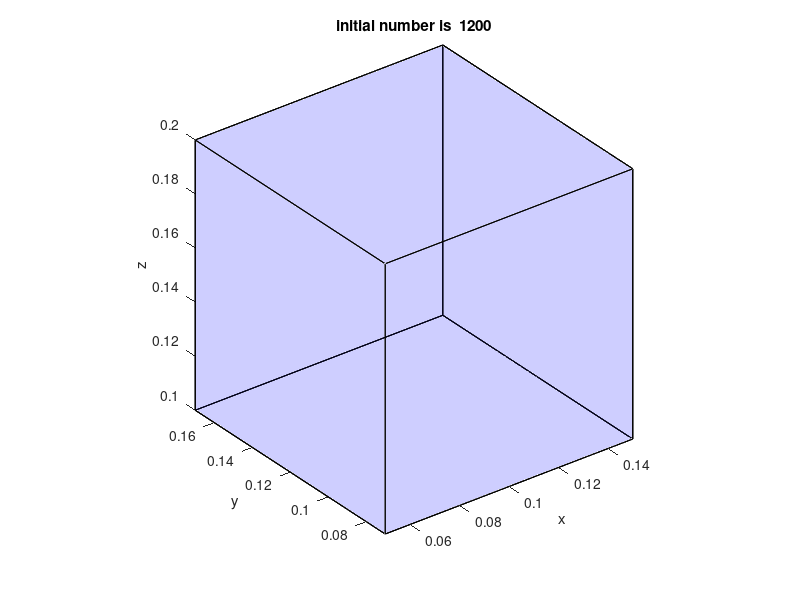

Source code (MATLAB): (Note: this script raises an error after producing the figure.)
%%  this function require the desired particle number,
% the spatial limit position. generate the frame, ainj file to initial Fluent DPM.
% read the dpm file in order to use the first 2 lines

%% use this if donot want to specify velocitypart
% define the particle number, spatial limits


 particle_number=1000; % define the particle number 
% x=-0.6  % I think the units is meter here for FUME
% y=0.11
% z=0.1

x=0.1 % I think the units is meter here. for NANO
y=0.12
z=0.15

center=[x y z];
dx=5/100
x_up=x+dx;  %define spatial position in meter
x_low=x-dx;
y_up=y+dx;
y_low=y-dx;
z_up=z+dx;
z_low=z-dx;
%% for the given vertex position, plot the frame of a cubic;
p1=[x_up y_low z_low];
p2=[x_up y_up z_low];
p3=[x_low y_up z_low];
p4=[x_low y_low z_low];
p5=[x_up y_low z_up];
p6=[x_up y_up z_up];
p7=[x_low y_up z_up];
p8=[x_low y_low z_up];
x=[p1(1) p2(1) p1(1) p1(1) p5(1) p3(1);
    p2(1) p3(1) p2(1) p4(1) p6(1) p7(1);
    p3(1) p7(1) p6(1) p8(1) p7(1) p8(1);
    p4(1) p6(1) p5(1) p5(1) p8(1) p4(1)];
y=[p1(2) p2(2) p1(2) p1(2) p5(2) p3(2);
    p2(2) p3(2) p2(2) p4(2) p6(2) p7(2);
    p3(2) p7(2) p6(2) p8(2) p7(2) p8(2);
    p4(2) p6(2) p5(2) p5(2) p8(2) p4(2)];
z=[p1(3) p2(3) p1(3) p1(3) p5(3) p3(3);
    p2(3) p3(3) p2(3) p4(3) p6(3) p7(3);
    p3(3) p7(3) p6(3) p8(3) p7(3) p8(3);
    p4(3) p6(3) p5(3) p5(3) p8(3) p4(3)];
fill3(x,y,z, 'b','facealpha',0.1)
hold on;
%% calculate the node position
xlengh=x_up-x_low;
ylengh=y_up-y_low;
zlengh=z_up-z_low;
elememt_len=(xlengh*ylengh*zlengh/particle_number)^(1/3);
elen_x=xlengh/elememt_len;
elen_y=ylengh/elememt_len;
elen_z=zlengh/elememt_len;
elen_x=ceil(elen_x); % get element nember to generate the location of desired number particles
elen_y=ceil(elen_y);
elen_z=ceil(elen_z+2);
% i denotes x  j denotes y  k denotes z
% generate node postion
for i=1:elen_x+1
    nodepos_x(i)=xlengh/elen_x*(i-1)+x_low;
end
for i=1:elen_y+1
    nodepos_y(i)=ylengh/elen_y*(i-1)+y_low;
end
for i=1:elen_z+1
    nodepos_z(i)=zlengh/elen_z*(i-1)+z_low;
end
%% generate element position
d=1;
ele_location=zeros(3,elen_x*elen_y*elen_z);
for k=1:elen_z     %generate layer by layer
    cell_z=(nodepos_z(k)+nodepos_z(k+1))/2;  %calculate the z position of every particle
    for j=1:  elen_y
        for i=1:elen_x
            cell_x=(nodepos_x(i)+nodepos_x(i+1))/2;
            cell_y=(nodepos_y(j)+nodepos_y(j+1))/2;
            if (cell_x-center(1))^2+(cell_y-center(2))^2+(cell_z-center(3))^2<=(5/100)^2
                ele_location(1,d)=cell_x;
                ele_location(2,d)=cell_y;
                ele_location(3,d)=cell_z;
                d=d+1;
            end
        end
    end
end
ddd=d;
fprintf('Total number of particles used: %d \n', d);

%%
plot3(ele_location(1,:),ele_location(2,:),ele_location(3,:),'b.','MarkerSize',7);
axis equal
xlim([x_low  x_up])
ylim([y_low  y_up])
zlim([z_low  z_up])
xlabel('x')
ylabel('y')
zlabel('z')
title(['initial number is  ' num2str(elen_x*elen_y*elen_z)])
hold off;
%% read .dpm file to use the first two lines
filename1='sample.dpm';
data = importdata(filename1);
% com=data;
siz=size(data);
siz=siz(1);
for i=3:1:siz
    data{i}(1)=[];
    data{i}(1)=[];
    for j=1:1:16
        data{i}(155)=[];
    end
    data{i}=str2num(data{i});
end
%% generate writeinfo
numberpart=zeros(ddd+1,12);
d=5e-8; %8e-5;
mass=4/3*pi*(d/2)^3*1000; % calculate the mass
numberpart(:,7)=d ;%8e-5;  %define the diameter
numberpart(:,8)=300; %define Temperature
numberpart(:,9)=2.1368e-23; %define mass-flow
numberpart(:,10)=mass;%4.189e-15;%2.68e-10; %define the mass
numberpart(:,11)=7.9705e-14; % define  frequency
 

for i=1:ddd-1 %assign xyz postion to numberpart
    numberpart(i+2,1:3)=ele_location(:,i);
    writeinfo{i+2,1}=num2str(numberpart(i+2,:));
    writeinfo{i+2,1}=['(( ' writeinfo{i+2,1} ') )'];
end
writeinfo{1}=data{1};
writeinfo{2}=data{2};
filename1=[num2str(ddd) '_' num2str(d) '.inj'];
fid=fopen(['E:\desktop\temp\' filename1],'wt');
disp(['generating E:\desktop\temp\' filename1 '....']);
for i=1:length(writeinfo)
    writ=writeinfo{i};
    fprintf(fid,'%s\n',writ);
end
fclose(fid);

clear writeinfo
